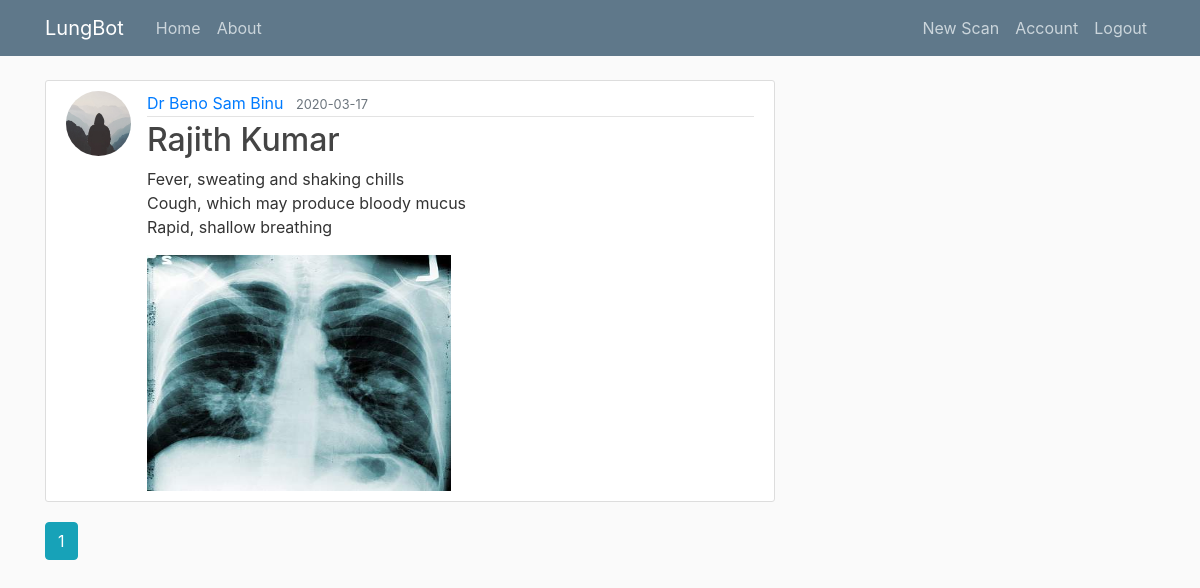
Screenshot of /home (signed in) with the database file from the repository.
### flaskblog/models.py (models this page shows, shortened)
class Post(db.Model):
    id = db.Column(db.Integer, primary_key=True)
    title = db.Column(db.String(100), nullable=False)
    date_posted = db.Column(db.DateTime, nullable=False, default=datetime.utcnow)
    content = db.Column(db.Text, nullable=False)
    user_id = db.Column(db.Integer, db.ForeignKey('user.id'), nullable=False)

class User(db.Model, UserMixin):
    id = db.Column(db.Integer, primary_key=True)
    username = db.Column(db.String(20), unique=True, nullable=False)
    email = db.Column(db.String(120), unique=True, nullable=False)
    image_file = db.Column(db.String(20), nullable=False, default='default.jpg')
    password = db.Column(db.String(60), nullable=False)
    posts = db.relationship('Post', backref='author', lazy=True)

### flaskblog/routes.py (the view)
@app.route("/")
@app.route("/home")
def home():
    page = request.args.get('page', 1, type=int)
    posts = Post.query.order_by(Post.date_posted.desc()).paginate(page=page, per_page=5)
    return render_template('home.html', posts=posts)

### flaskblog/models.py (called while the page is built)
@login_manager.user_loader
def load_user(user_id):
    return User.query.get(int(user_id))

### flaskblog/templates/home.html
{% extends "layout.html" %}
{% block content %}
    {% for post in posts.items %}
        <article class="media content-section">
          <img class="rounded-circle article-img" src="{{ url_for('static', filename='profile_pics/' + post.author.image_file) }}">
          <div class="media-body">
            <div class="article-metadata">
              <a class="mr-2" href="{{ url_for('user_posts', username=post.author.username) }}">{{ post.author.username }}</a>
              <small class="text-muted">{{ post.date_posted.strftime('%Y-%m-%d') }}</small>
            </div>
            <h2><a class="article-title" href="{{ url_for('post', post_id=post.id) }}">{{ post.title }}</a></h2>
            <p class="article-content">{{ post.content }}</p>
            <img class="img-rounded" alt="Cinque Terre" width="304" height="236" src="static\Xray\default.jpg">
          </div>
        </article>
    {% endfor %}
    {% for page_num in posts.iter_pages(left_edge=1, right_edge=1, left_current=1, right_current=2) %}
      {% if page_num %}
        {% if posts.page == page_num %}
          <a class="btn btn-info mb-4" href="{{ url_for('home', page=page_num) }}">{{ page_num }}</a>
        {% else %}
          <a class="btn btn-outline-info mb-4" href="{{ url_for('home', page=page_num) }}">{{ page_num }}</a>
        {% endif %}
      {% else %}
        ...
      {% endif %}
    {% endfor %}
{% endblock content %}

### flaskblog/static/main.css (style rules this page uses)
body { background: #fafafa; color: #333333; margin-top: 5rem; }
h1, h2, h3, h4, h5, h6 { color: #444444; }
.content-section { background: #ffffff; padding: 10px 20px; border: 1px solid #dddddd; border-radius: 3px; margin-bottom: 20px; }
.article-title { color: #444444; }
.article-content { white-space: pre-line; }
.article-img { height: 65px; width: 65px; margin-right: 16px; }
.article-metadata { padding-bottom: 1px; margin-bottom: 4px; border-bottom: 1px solid #e3e3e3 }

### rows the page displays
Post: image_file (placeholder picture), author.username "Dr Beno Sam Binu", date_posted "2020-03-17", title "Rajith Kumar", content "Fever, sweating and shaking chills Cough, which may produce bloody mucus Rapid, shallow breathing"

### other values shown
{{ page_num }} "1"
